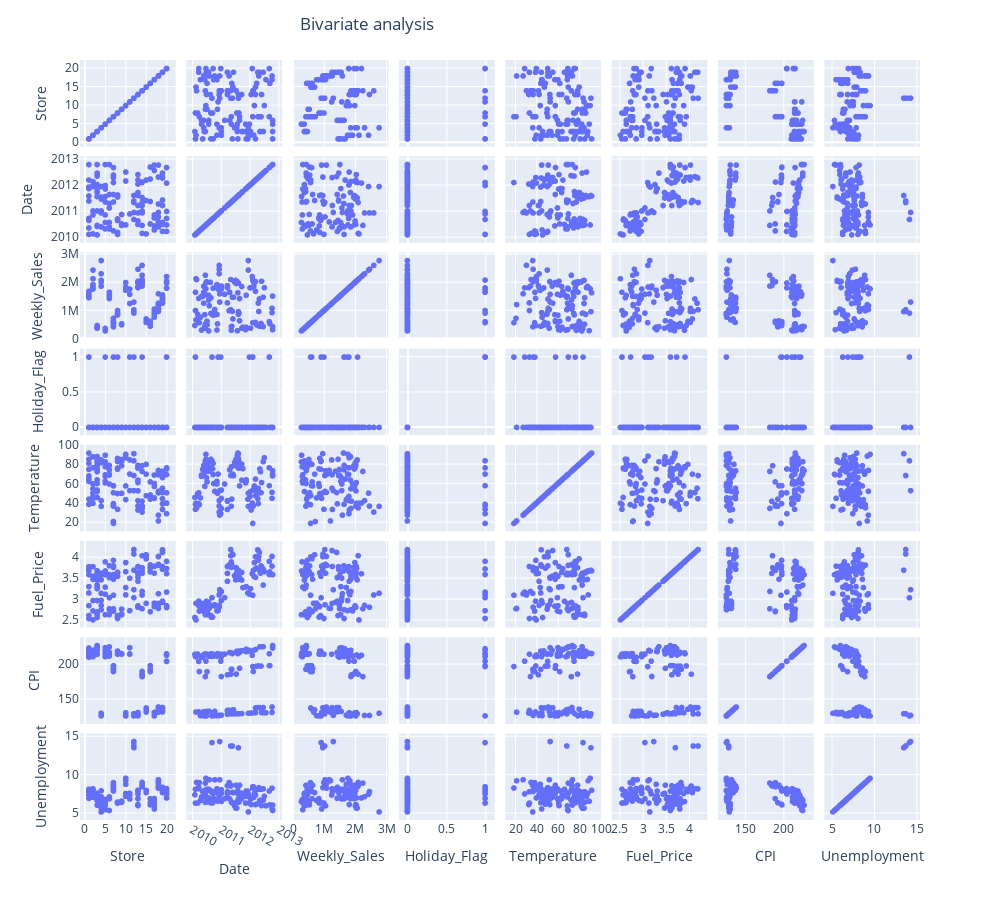

Source (notebook cell):
### Code cell
fig = px.scatter_matrix(df)
fig.update_layout(
        title = go.layout.Title(text = "Bivariate analysis", x = 0.3), showlegend = False, 
            autosize=False, height=900, width = 1000)
fig.show()

### Figure 1 — Plotly figure (JSON) as saved in the notebook; plotly's stock layout.template omitted (floating-point values rounded to 4 significant figures; data arrays with more than 128 entries replaced by an {"elided": "..."} marker saying what was removed)
{"data": [{"dimensions": [{"axis": {"matches": true}, "label": "Store", "values": {"elided": "150 int values"}}, {"axis": {"matches": true}, "label": "Date", "values": {"elided": "150 str values"}}, {"axis": {"matches": true}, "label": "Weekly_Sales", "values": {"elided": "150 float values"}}, {"axis": {"matches": true}, "label": "Holiday_Flag", "values": {"elided": "150 int values"}}, {"axis": {"matches": true}, "label": "Temperature", "values": {"elided": "150 float values"}}, {"axis": {"matches": true}, "label": "Fuel_Price", "values": {"elided": "150 float values"}}, {"axis": {"matches": true}, "label": "CPI", "values": {"elided": "150 float values"}}, {"axis": {"matches": true}, "label": "Unemployment", "values": {"elided": "150 float values"}}], "hovertemplate": "%{xaxis.title.text}=%{x}<br>%{yaxis.title.text}=%{y}<extra></extra>", "legendgroup": "", "marker": {"color": "#636efa", "symbol": "circle"}, "name": "", "showlegend": false, "type": "splom"}], "layout": {"autosize": false, "dragmode": "select", "height": 900, "legend": {"tracegroupgap": 0}, "margin": {"t": 60}, "showlegend": false, "title": {"text": "Bivariate analysis", "x": 0.3}, "width": 1000}}
